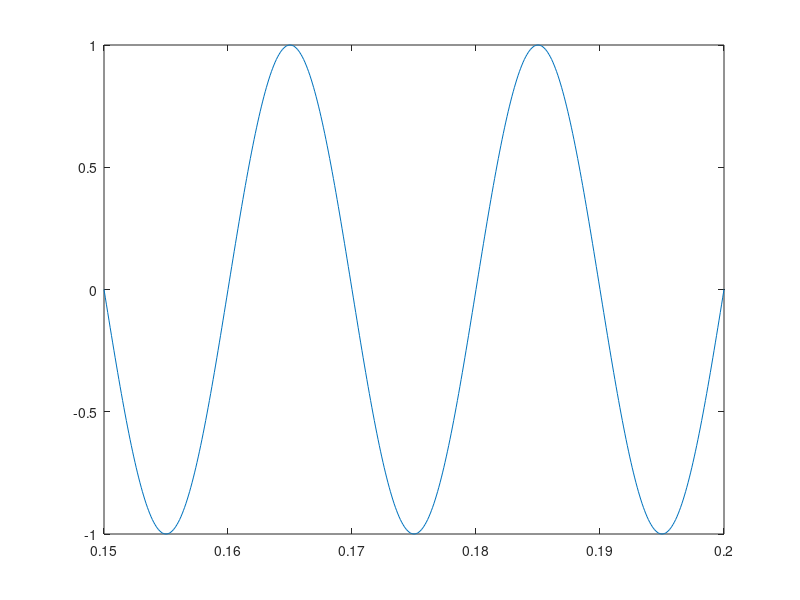
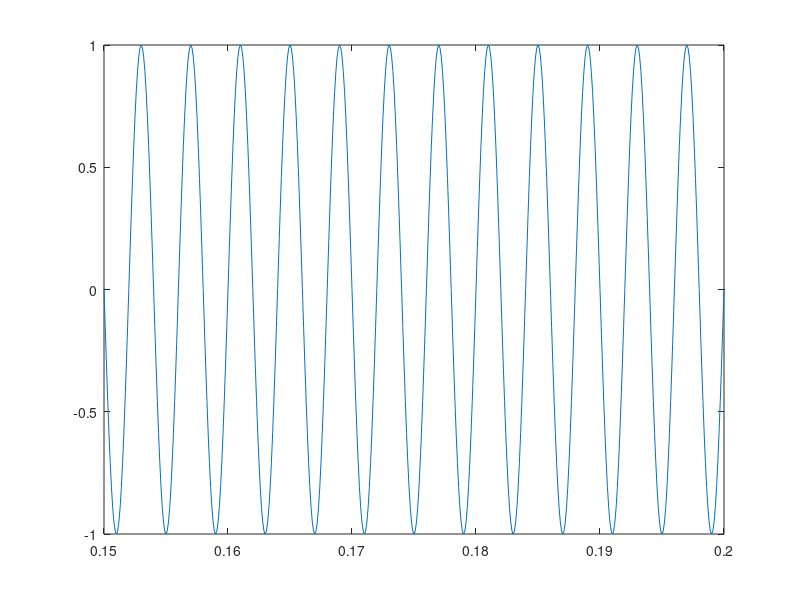
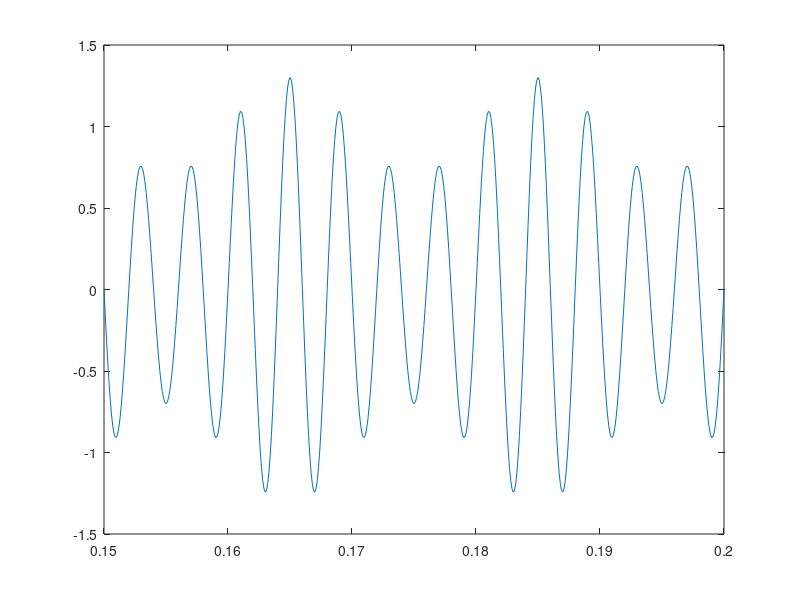
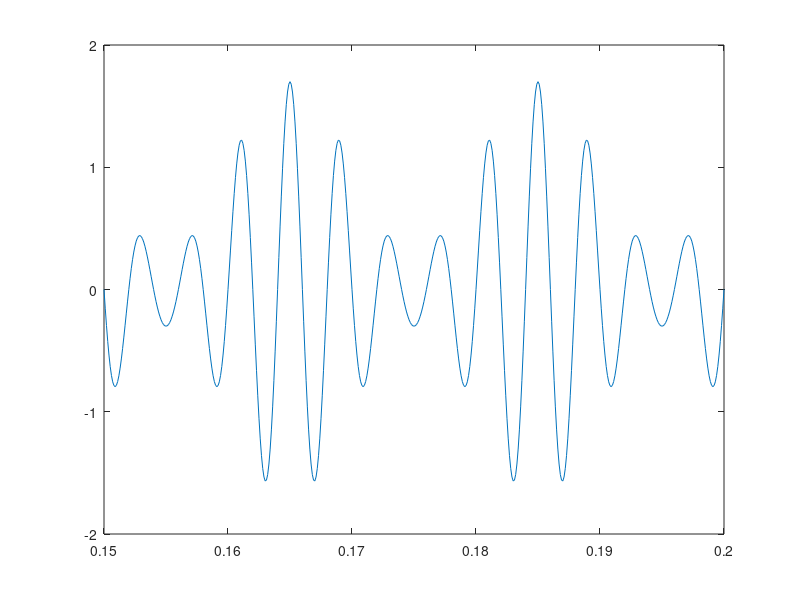

These charts were generated, in order, by the following MATLAB code:
%EXERCICIO REFERENTE A AM-DSB
%Com analise no dominio da frequencia

%Limpar imagens, variaveis e Janela de Comando
clear all
close all
clc

%Carregar os pacotes
pkg load control
pkg load signal

%Sinal da Mensagem
Ae  = 1;
fe  = 50; %frequencia 5 vezes menor comparado a portadora
te  = [0.15:0.0001:0.2];
FEntrada = Ae*sin(2*pi*fe*te);

%Sinal da Portadora
Ap  = 1;
fp  = 250;
tp  = [0.15:0.0001:0.2];
FPortadora = Ap*sin(2*pi*fp*tp);

%Sinal Modulado
m1 = 0.3;
FMod1 = (1+m1*FEntrada).*FPortadora;
m2 = 0.7;
FMod2 = (1+m2*FEntrada).*FPortadora;
m3 = 1.0;
FMod3 = (1+m3*FEntrada).*FPortadora;
m4 = 1.4;
FMod4 = (1+m4*FEntrada).*FPortadora;

%Analise pelo Dominio da Frequencia
N = length(te);
xfreq = linspace(-2*fp,2*fp,N);

FTMod1 = fftshift(fft(FMod1)/N);
Potencia1 = abs(FTMod1);
FTMod2 = fftshift(fft(FMod2)/N);
Potencia2 = abs(FTMod2);
FTMod3 = fftshift(fft(FMod3)/N);
Potencia3 = abs(FTMod3);
FTMod4 = fftshift(fft(FMod4)/N);
Potencia4 = abs(FTMod4);

% --- PLOTS Mensagem e Portadora ---
figure(1)
plot(te,FEntrada)
figure(2)
plot(tp,FPortadora)

% --- PLOTS Sinais Modulados ---
figure(3)
plot(tp,FMod1)
figure(4)
plot(tp,FMod2)
figure(5)
plot(tp,FMod3)
figure(6)
plot(tp,FMod4)

% --- PLOTS Modulados no Dominio da Frequencia ---
figure(7)
plot(xfreq,Potencia1)
figure(8)
plot(xfreq,Potencia2)
figure(9)
plot(xfreq,Potencia3)
figure(10)
plot(xfreq,Potencia4)
